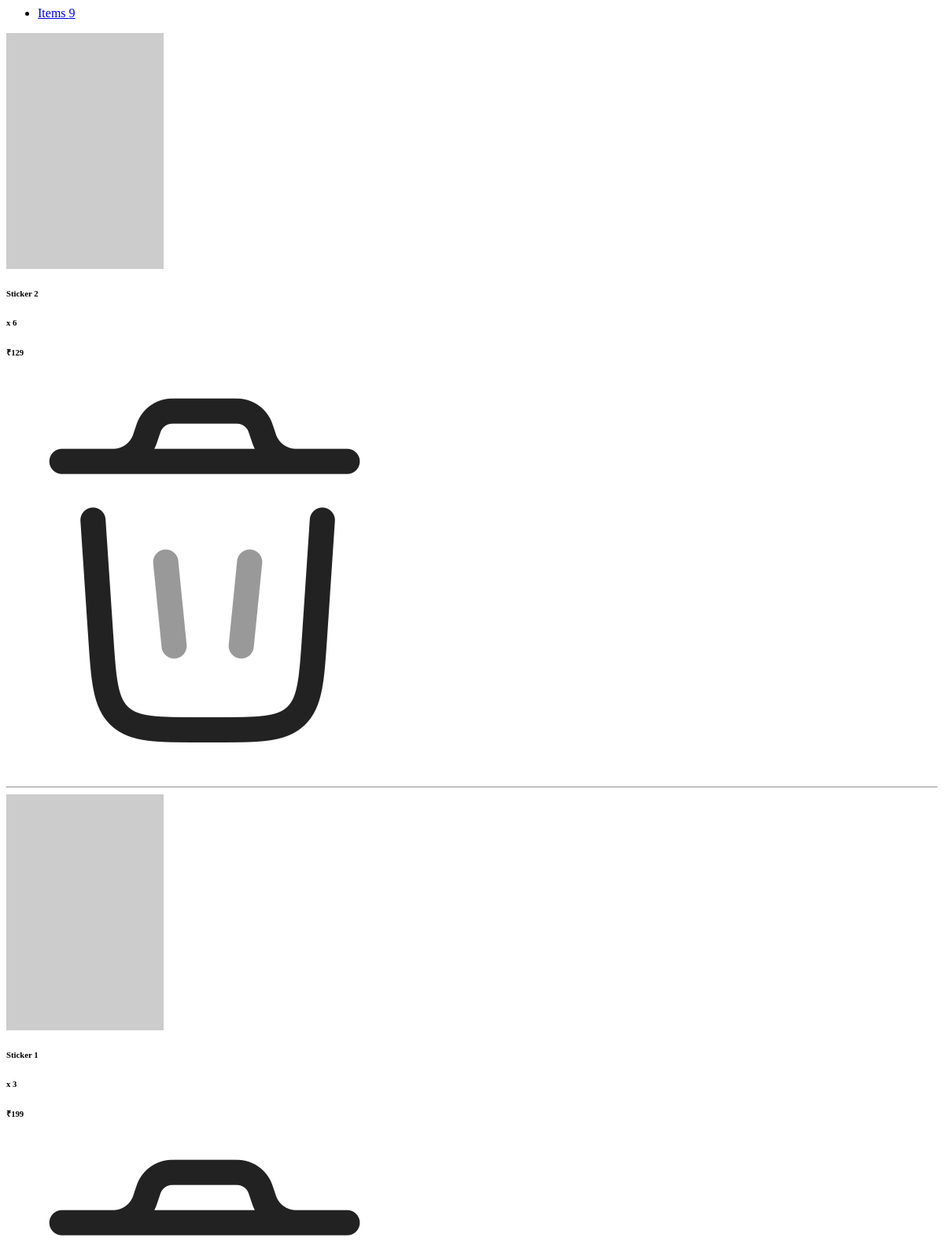
The page /getCartItems (signed in, upper part) on the database as committed earlier.
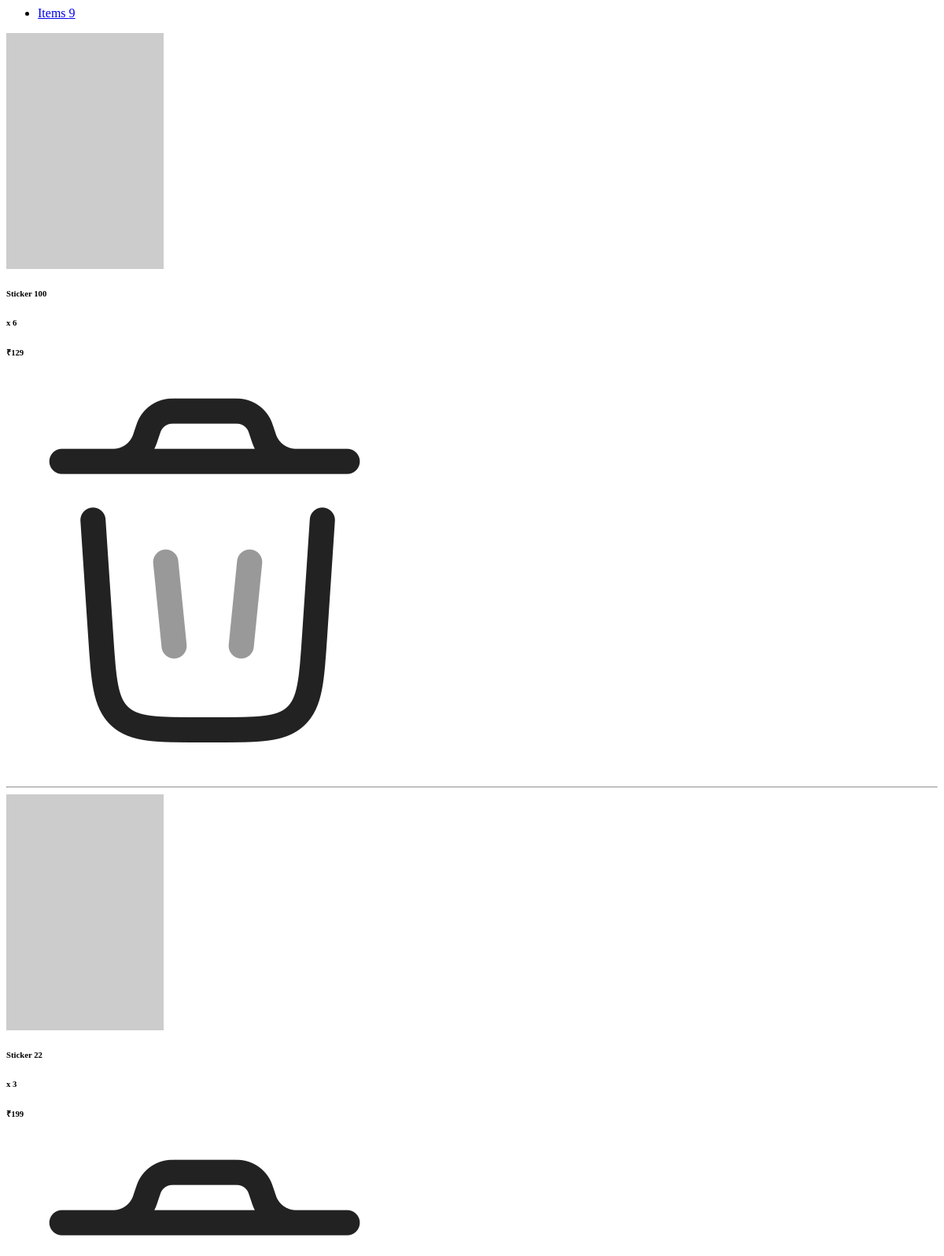
The same page on the database as committed later.
### PratyushDoodlesApp/models/UserModel.py (models this page shows, shortened)
class CartItem(db.Model):
    __tablename__ = 'cart_item'
    id = db.Column(db.Integer, primary_key=True)
    quantity = db.Column(db.Integer, nullable=False)
    cart_id = db.Column(db.Integer, db.ForeignKey('cart.id'), nullable=False)
    product_id = db.Column(db.Integer, db.ForeignKey('product.id'), nullable=False)
    def get_product(self):
        product = Product.query.filter_by(id = self.product_id).first()
        return product

### PratyushDoodlesApp/models/ProductModel.py (models this page shows, shortened)
class Product(db.Model):
    __tablename__ = 'product'
    id = db.Column(db.Integer, primary_key=True)
    name = db.Column(db.String(255), nullable=False)
    description = db.Column(db.String(255), nullable=False)
    price = db.Column(db.Integer, nullable=False)
    stock_quantity = db.Column(db.Integer, nullable=False)
    product_images = db.relationship('ProductImage', backref = 'of_product', lazy=True)

### PratyushDoodlesApp/business/cart.py (the view)
@cart_bp.route('/getCartItems')
def getCartItems():
    data = getCartData()
    rendered_template = render_template('cart.html', data=data)
    return rendered_template

### PratyushDoodlesApp/business/cart.py (called while the page is built)
def getCartData():
    user = get_current_user()
    items_count = 0
    total_amount = 0
    cart_items = None
    if user and user.cart:
        cart_items = user.cart.cart_items
        for cart_item in cart_items:
            items_count = items_count + cart_item.quantity
            product = Product.query.filter_by(id = cart_item.product_id).first()
            total_amount = total_amount + (product.price * cart_item.quantity)
    return {
        'user' : user,
        'items_count' : items_count,
        'total_amount' : total_amount,
        'cart_items' : cart_items
    }

### PratyushDoodlesApp/business/util.py (called while the page is built)
def get_current_user():
    user_id = session.get('user_id')
    if user_id:
        return User.query.filter_by(id = user_id).first()
    return None

### PratyushDoodlesApp/templates/cart.html (shortened to what this page needs)
{% if data.user %}
{% if data.cart_items and (data.cart_items|length>0) %}
<ul class="navbar-nav justify-content-end flex-grow-1 pe-3">
    <li class="nav-item">
        <a class="nav-link active" aria-current="page" href="#">Items {{data.items_count}}</a>
    </li>
</ul>
<div class="flex-column">
    {% for cart_item in data.cart_items %}
        <div id = "cart-item-{{ cart_item.product_id }}">
            {% with cart_item=cart_item, product=cart_item.get_product() %}
                {% include 'ui/cart_item.html' %}
            {% endwith %}
        </div>
    {% endfor %}
</div>
{% else %}
<ul class="navbar-nav justify-content-end flex-grow-1 pe-3">
    <li class="nav-item">
        <a class="nav-link active" aria-current="page" href="#">Your Cart is Empty</a>
    </li>
</ul>
{% endif %}
{% else %}
<ul class="navbar-nav justify-content-end flex-grow-1 pe-3">
    <li class="nav-item">
        <a class="nav-link active" aria-current="page" href="#">Log-In to access your Cart</a>
    </li>
</ul>
{% endif%}

### PratyushDoodlesApp/templates/ui/cart_item.html
<div class="row mb-4 d-flex justify-content-between align-items-center">
    <div class="col-md-2 col-lg-2 col-xl-2">
        <img src="{{ product.product_images[0].picture_url }}" alt="Product" class="rounded-3 ic-50" />
    </div>
    <div class="col-md-3 col-lg-3 col-xl-3">
        <h6 class="text-muted">{{ product.name }}</h6>
        <h6 class="text-black mb-0">x {{ cart_item.quantity }}</h6>
    </div>
    <div class="col-md-3 col-lg-3 col-xl-3 offset-lg-1">
        <h6 class="mb-0">₹{{ product.price }}</h6>
    </div>
    <div class="col-md-1 col-lg-1 col-xl-1 text-end">
        <span class="text-muted" product_id="{{ product.id }}" onclick="removeItemFromCart(this)">
            <img class="ic-20" src="{{ url_for('static', filename='images/ic_trash.png') }}">
        </span>
    </div>
    <hr class="my-4">
</div>

Rows that differ between the two databases and show on the page:
changed through a linked row, CartItem: name "Sticker 2" → "Sticker 100"
changed through a linked row, CartItem: name "Sticker 1" → "Sticker 22"
